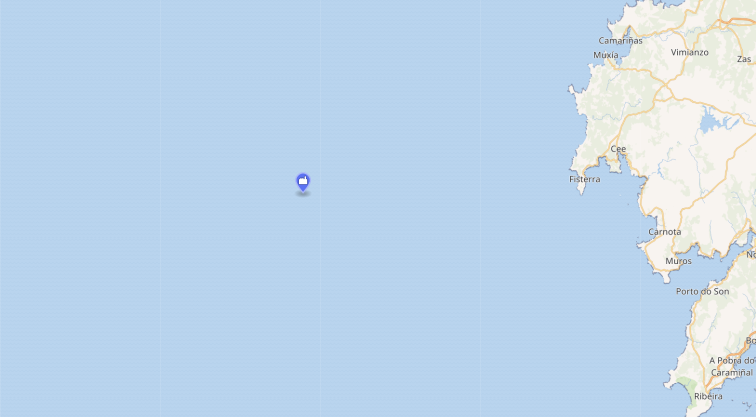
#> input picture Code/map.png, 1511 x 833 px (shown at 1/2 size)
$ python econIII_3.py
#> lines starting #> are read from the running program, lines starting #| are printed output that depends on the picture
'''=================================================================================================
Required Libraries
================================================================================================='''
import numpy as np
import matplotlib.pyplot as plt
#from staticmap import StaticMap, CircleMarker
'''=================================================================================================
Base classes
================================================================================================='''
# Prestige oil outflow happened 130 miles from the shore of Galicia, so only booms and skimmers are gonna be used
class skimmers:
    def __init__(self,vol_inflow,capacity,num):
        self.vi=vol_inflow #m^3/h
        self.cap=capacity #m^3
        self.num=num # how many we have
        self.tnum=num
        self.used=[]
    def use(self,howmany):
        if (self.num!=0):
            self.num-=howmany
    def replenish(self):
        self.num=self.tnum
        #self.used=[]

class booms:
    def __init__(self,tens_strength,length,freeboard):
        self.tenstrength=tens_strength #kg
        self.len=length #m
        self.freeboard=freeboard #cm
        self.num=np.random.randint(0,600) # how many we have
        self.radius=[]
    def use(self):
        if (self.num!=0):
            self.num-=1
'''================================================================================================
Needed Definitions
================================================================================================'''
distance_from_closest_coast=250 #kmr
tug_speed=14*0.5144 #14 kn
# Adios results
xremain=np.linspace(0, 72, num=12)
yremain=np.array([100,77,71,70,69,68,67,65,63,62,61,60])*59305/100
xdisp=np.linspace(0, 72, num=12)
ydisp=np.array([0,5.5,9.5,11,11.2,11.3,11.4,11.5,11.6,11.7,11.9,12])*59305/100
xremain3=np.linspace(0, 72, num=24)
xdisp3=np.linspace(0, 72, num=24)
yremain=np.polyval(np.polyfit(xremain,yremain,2),xremain3)
ydisp=np.polyval(np.polyfit(xdisp,ydisp,2),xdisp3)
#remaining_curve=np.polyfit(xremain3,yremain,2) #2nd degree polyonymials are chosen for the curves
#disperse_curve=np.polyfit(xdisp3,ydisp,2)

#Goal for the first 72 hours
xremain_std=np.linspace(0, 72, num=12)
yremain_std=np.array([100,70,65,63,60,59,57,56,55,54,52,50])*59305/100
#yremain_std=np.array([100,60,57,48,45,40,38,33,30,28,26,24])*59305/100
xdisp_std=np.linspace(0, 72, num=12)
ydisp_std=np.array([0,1,1.1,1.2,1.25,1.3,1.4,1.45,1.5,1.7,1.9,2])*59305/100
xremain3_std=np.linspace(0, 72, num=24)
xdisp3_std=np.linspace(0, 72, num=24)
yremain_std=np.polyval(np.polyfit(xremain_std,yremain_std,2),xremain3_std)
ydisp_std=np.polyval(np.polyfit(xdisp_std,ydisp_std,2),xdisp3_std)
#remaining_curve_std=np.polyfit(xremain_std,yremain_std,2) #2nd degree polyonymials are chosen for the curves
#disperse_curve_std=np.polyfit(xdisp_std,ydisp_std,2)

#Plotting
plt.figure()
plt.plot(xremain3,yremain,'b',label="Real")
plt.plot(xremain3_std,yremain_std,'g',label="Goal")
plt.xlabel("Time passed [h]")
plt.ylabel("Oil Volume [metric tons]")
plt.title("Remaining Oil Volume Curve")
plt.grid()
plt.legend(loc="upper right")
plt.show()
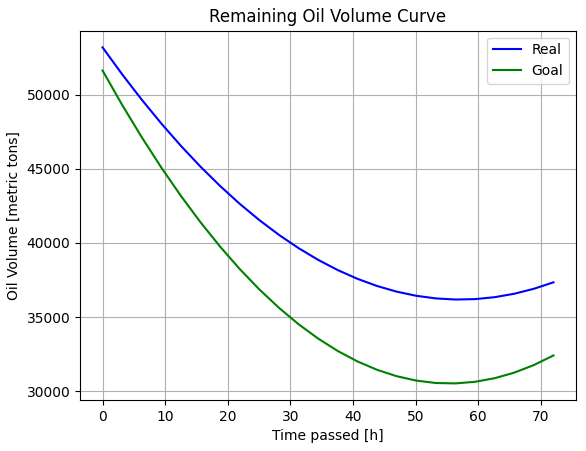
#> figure drawn by matplotlib, 1 panel; curve peaks at x = 0, y = 53196.9; curve peaks at x = 0, y = 51636.1
plt.figure()
plt.plot(xdisp3,ydisp,'b',label="Real")
plt.plot(xdisp3_std,ydisp_std,'g',label="Goal")
plt.xlabel("Time passed [h]")
plt.ylabel("Oil Volume [metric tons]")
plt.title("Dispersed Oil Volume Curve")
plt.grid()
plt.legend(loc="upper right")
plt.show()
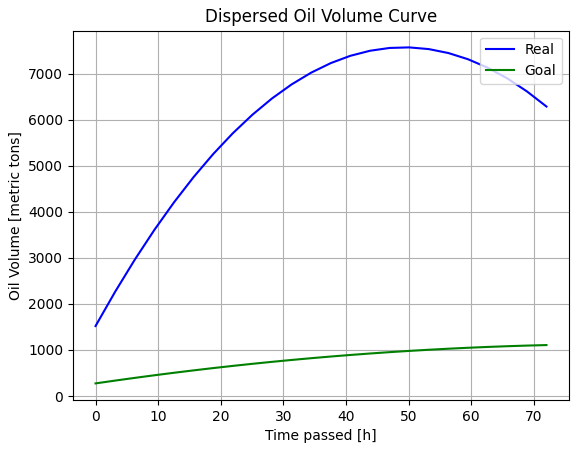
#> figure drawn by matplotlib, 1 panel; curve peaks at x = 50.09, y = 7571.8; curve peaks at x = 72, y = 1106.4
'''================================================================================================
Helper functions
================================================================================================'''
def create_individuals(howmany,fromold):
    individuals=[]
    if (not fromold):
        d=howmany
    else:
        d=howmany-len(fromold)
    for ii in range(0,d):
        skim_small=skimmers(15,100,np.random.randint(1,100)) #https://www.globalspill.com.au/product/weir-skimmer-30000-lhr-gsw30esp/
        skim_large=skimmers(30,100,np.random.randint(1,100))
        boom=booms(16329,1,25.4) #https://www.abasco.com/boomsigma.html Sigma 24
        shore_boom=booms(16329,1,35.6) # https://www.abasco.com/boomshoreline.html
        individuals.append([skim_small,skim_large,boom])
    if fromold:
        for i in fromold:
            individuals.append(i)
    return individuals

def surf_thick(m,t): # Den mporoume na ypothesoume tis A5th, A50th gia thour=0 opote t>=1
    vol=m/0.863
    thour=np.array([1,2,5,10,24,48,72]) #hours
    A05th=np.array([0.076,0.107,0.169,0.24,0.68,1.93,3.54,5.45,64.8]) #km^2
    A5th=np.array([0.36,0.496,0.784,1.11,1.72,2.43,3.54]) #km^2
    A50th=np.array([1.14,2.28,3.64,5.15,7.98,11.3,13.8])  # km^2
    thick05=np.array([7.5,5.3,3.4,2.4,0.84,0.3,0.16,0.105,0.009]) # mm
    thick5=np.array([15.8,11.5,7,5.1,3.3,2.4,1.6]) # mm
    thick50=np.array([50.1,25.1,15.7,11.1,7.2,5.1,4.1]) # mm
    vol1=5000/0.863
    vol2=10*vol1
    vol3=vol1/10
    i=0
    for k in range(len(thour)):
        if t<=thour[k] :
            break
        else:
            i+=1
            if i==len(thour):
                i-=1
    A05=A05th[i-1]+(A05th[i]-A05th[i-1])/(thour[i]-thour[i-1])*(t-thour[i-1])
    A5=A5th[i-1]+(A5th[i]-A5th[i-1])/(thour[i]-thour[i-1])*(t-thour[i-1])
    A50=A50th[i-1]+(A50th[i]-A50th[i-1])/(thour[i]-thour[i-1])*(t-thour[i-1])
    thick05=thick05[i-1]+(thick05[i]-thick05[i-1])/(thour[i]-thour[i-1])*(t-thour[i-1])
    thick5=thick5[i-1]+(thick5[i]-thick5[i-1])/(thour[i]-thour[i-1])*(t-thour[i-1])
    thick50=thick50[i-1]+(thick50[i]-thick50[i-1])/(thour[i]-thour[i-1])*(t-thour[i-1])
    if (m>=5000):
        Avol=A5+(A50-A5)/(vol2-vol1)*(vol-vol1)
        tvol=thick5+(thick50-thick5)/(vol2-vol1)*(vol-vol1)
    elif ((m<5000) and (m>500)):
        Avol=A05+(A5-A05)/(vol1-vol3)*(vol-vol3)
        tvol=thick05+(thick5-thick05)/(vol1-vol3)*(vol-vol3)
    else:
        print ("Out of bounds")
        Avol=A5+(A50-A5)/(vol2-vol1)*(vol-vol1)
        tvol=thick5+(thick50-thick5)/(vol2-vol1)*(vol-vol1)

    return Avol,tvol

def oil_rec_rate(max_rate,sl_thick):
    ratio=max_rate/20.16 #to normalize the capacity (20.16 is the maximu capacity of an experiment)
    thick=np.array([0,6,12,25,50,62.5])
    cap=np.array([0,59,87,170,272,336])*(60/1000)
    rec_eff=np.array([0,75,80,81,87,82])
    i=0
    for k in range(len(thick)):
        if sl_thick<=thick[k] :
            break
        else:
            i+=1
    capacity=cap[i-1]+(cap[i]-cap[i-1])/(thick[i]-thick[i-1])*(sl_thick-thick[i-1])
    capacity=capacity*ratio
    rec_efficiency=rec_eff[i-1]+(rec_eff[i]-rec_eff[i-1])/(thick[i]-thick[i-1])*(sl_thick-thick[i-1])
    return [capacity,rec_efficiency]

def cross_over(couples):
    # 2 Individuals from gen>1 are produced by cross over from 2 couples
    couple1=[couples[0][1],couples[1][0]]
    couple2=[couples[0][0],couples[1][1]]
    children=[]
    for couple in [couple1,couple2]:
        father=couple[0]
        mother=couple[1]
        skim_small=skimmers(15,100,int(father[0].tnum*0.8+mother[0].tnum*0.2)) #https://www.globalspill.com.au/product/weir-skimmer-30000-lhr-gsw30esp/
        skim_large=skimmers(30,100,int(father[0].tnum*0.8+mother[0].tnum*0.2))
        boom=booms(16329,1,25.4) #https://www.abasco.com/boomsigma.html Sigma 24
        children.append([skim_small,skim_large,boom])
    return children


def mutation(ind):
    # Here we change the number of the equipment by a certain probability px 0.4
    mutation_gain=1
    base_prob_min=0.1
    base_prob_max=0.8
    for item in ind:
        prob=np.random.rand()
        if (prob<base_prob_min):
            item[0].num-=mutation_gain
            item[1].num+=mutation_gain
        elif (prob>base_prob_max):
            item[0].num+=mutation_gain
            item[1].num-=mutation_gain
        else:
            pass
    return ind

def choose_for_cross(generation,fitness):
    # 2 Couples are gonna be formed in each generation
    chosen_fathers=0
    chosen_mothers=0
    gen_sorted = sorted(generation, key=lambda x: fitness)
    fitness_sorted=sorted(fitness)
    fathers=[generation[fitness.index(min(fitness))],gen_sorted[1]]
    mothers=[]
    for jj in range (0,2):
        index_s=np.random.randint(2,len(gen_sorted), size=1)
        index_s=index_s[0]
        mothers.append(gen_sorted[index_s])
    couples=[fathers,mothers]
    return couples


def compute_fitness(generation):
    # Fitness is a metric that allows us to judge the different individuals and compare their results
    fit_table=[]
    length_table=[]
    result_rems=[]
    nss=[]
    nls=[]
    for unit in generation:
        metric1,metric2,boom_length,result_rem,ns,nl=strategy(unit)
        fitness=metric1*boom_length
        fit_table.append(fitness)
        length_table.append(boom_length)
        result_rems.append(result_rem)
        nss.append(ns)
        nls.append(nl)
    rem_to_draw=result_rems[fit_table.index(min(fit_table))]
    ns=nss[fit_table.index(min(fit_table))]
    nl=nls[fit_table.index(min(fit_table))]
    return fit_table,length_table,rem_to_draw,ns,nl

def add_reuse(int_supp,row_reu,row_loa,demm,types):#genika prepei len(row_reu)==n_reu
    n_reu=len(row_reu)
    n_loa=len(row_loa)
    a=row_loa.pop()
    int_supp+=a
    if (types=='s'):
        if (sum(row_reu)<demm):
            demm-=sum(row_reu)
            if (int_supp>=demm):
                int_supp-=demm
                row_reu.insert(0,demm)
                b=row_reu.pop()
                row_loa.insert(0,b)
                demm=0

            else:
                demm-=int_supp
                row_reu.insert(0,int_supp)
                b=row_reu.pop()
                row_loa.insert(0,b)
                int_supp=0

        else:
            for k in range(len(row_reu)-1,-1,-1): #psaxnoume apo pisw pros ta mprws gia to prwto meriko athroisma pou tha vgalei
                                                      #thn demmanding posothta
                if (sum(row_reu[k:len(row_reu)])>=demm):
                    if (k==len(row_reu)-1):
                        row_reu[k]-=demm
                        row_loa.insert(0,demm)
                        break
                    elif (k<len(row_reu)-1):
                        a=demm-sum(row_reu[k+1:len(row_reu)])
                        #print(a,k)
                        row_reu[k]-=a
                        row_reu.insert(k+1,a)
                        #print(row_reu)
                        b=row_reu.pop()
                        row_loa.insert(0,b)
                        break
    else:
        if (demm>int_supp):
            row_loa.insert(0,int_supp)
            int_supp=0
        else:
            row_loa.insert(0,demm)
            int_supp-=demm
    return int_supp,row_reu,row_loa

def strategy(unit):
    '''
    -Input: unit [random distribution of equipment]
    -Output: rem_control_metric [how close we got to a specified standard for the oil remaining at sea],
            disp_control_metric [how close we got to a specified standard for the oil limitation]
    -Means: losses curve and limitation curve. This curves are going to be substracted from the remaining and disperse curves respectively
    every single hour. As a result, 2 new curves will be produced and compared with the standard remaining and the standard disperse curves.
    *rem_control_metric= mean(std_deviations between the new remaining curve and the standard one for each hour)
    *disp_control_metric= mean(std_deviations between the new disperse curve and the standard one for each hour)
    - Hypotheses: 1/linear absorption from skimmers
                  2/real equipment use rules
    '''
    skimm_s=unit[0]
    skimm_l=unit[1]
    ach_rem=[]
    time_grid=np.linspace(0,72,24)#Render grid to compute losses and limitation curves
    diff_rem=np.subtract(yremain,yremain_std)
    diff_disp=np.subtract(ydisp,ydisp_std)
    rem_req=[]
    disp_req=[]
    time_small=skimm_s.cap/skimm_s.vi # how many hours it takes
    time_large=skimm_l.cap/skimm_l.vi # how many hours it takes
    time_for_reuse=2*distance_from_closest_coast/(tug_speed*3600/1000)
    time_step=3 # the time steps we choose
    num_of_time_steps=int(np.ceil(time_for_reuse/time_step))
    t_steps_skimm_s=round(time_small/time_step) # how many time increments we are capable of using small skimmers
    t_steps_skimm_l=round(time_large/time_step)# how many time increments we are capable of using large skimmers
    row_skimm_s=np.zeros(num_of_time_steps).tolist() # number of skimmers_s that will be available for reuse
    row_reuse_s=np.zeros(t_steps_skimm_s).tolist() # number of skimmers that can still be reused
    row_skimm_l=np.zeros(num_of_time_steps).tolist() # number of skimmers_l that will be available for reuse
    row_reuse_l=np.zeros(t_steps_skimm_l).tolist() # number of skimmers that can still be reused
    for ii in range (0,len(time_grid)-1):
        if (diff_rem[ii]>=diff_rem[ii+1]):
            rem_req_ii=diff_rem[ii]
        else:
            rem_req_ii=diff_rem[ii]*0.3+diff_rem[ii+1]*0.7 # Future goal accounts more than the current one
        disp_req.append(diff_disp[ii])
        rem_req.append(rem_req_ii)
    rem_req.append(diff_rem[len(diff_rem)-1])
    supplies_s=[]
    supplies_l=[]
    # Equipment use for remaining goal
    for goal in rem_req:
        large=0
        small=0
        # oil density 0.863 metric tons/m^3 70% of the needs will be covered by large skimmers and 30% by small ones
        # No consideration for capacity!!!!! Must be fixed
        remain_small=0
        remain_large=0
        num_large=np.ceil(0.7*goal/(skimm_l.vi*0.863*3))
        num_small=np.ceil(0.3*goal/(skimm_s.vi*0.863*3))
        if (num_large>skimm_l.num):
            remain_large=(num_large-skimm_l.num)*skimm_l.vi*0.863*3
            num_large=skimm_l.num
        #skimm_l.use(num_large)
        if (num_small>skimm_s.num):
            remain_small=(num_small-skimm_s.num)*skimm_s.vi*0.863*3
            num_small=skimm_s.num
        #skimm_s.use(num_small)
        large=num_large # first estimation of tottal number o skimm_l
        small=num_small # first estimation of tottal number o skimm_s
        if (skimm_l.num==0): # trying to cover the skimm_s demand by skimm_l supply
            pass
        else:
            if (remain_small<=skimm_l.vi*0.863*3*skimm_l.num):
                num_large=np.ceil(remain_small/(skimm_l.vi*0.863*3))
                #skimm_l.use(num_large)
                large+=num_large
            else:
                large+=skimm_l.num # the tottal number of skimm_l being used in this time step
                #skimm_l.use(skimm_l.num)
        if (skimm_s.num==0): # trying to cover the skimm_l demand by skimm_s supply
            pass
        else:
            if (remain_large<=skimm_s.vi*0.863*3*skimm_s.num):
                num_small=np.ceil(remain_large/(skimm_s.vi*0.863*3))
                #skimm_s.use(num_small)
                small+=num_small
            else:
                small+=skimm_s.num # the tottal number of skimm_s being used in this time step
                #skimm_s.use(skimm_s.num)
        [num_small_rem,row_reuse_s,row_skimm_s]=add_reuse(skimm_s.num,row_reuse_s,row_skimm_s,small,'s')
        [num_large_rem,row_reuse_l,row_skimm_l]=add_reuse(skimm_l.num,row_reuse_l,row_skimm_l,large,'l')
        supplies_s.append(num_small_rem)
        supplies_l.append(num_large_rem)
        skimm_s.num=num_small_rem
        skimm_l.num=num_large_rem
        ach_rem.append((skimm_s.tnum-skimm_s.num)*skimm_s.vi*0.863*3+ (skimm_l.tnum-skimm_l.num)*skimm_l.vi*0.863*3)
        skimm_s.used.append(small)
        skimm_l.used.append(large)
    needed_small=skimm_s.tnum-min(supplies_s)
    needed_large=skimm_l.tnum-min(supplies_l)
    ach_rem=np.array(ach_rem)
    result_rem=np.subtract(yremain,ach_rem)
    diff_rem_from_std=np.abs(np.subtract(result_rem,yremain_std))
    rem_control_metric=np.mean(diff_rem_from_std)
    for jj in range (0,len(time_grid)):
        t=time_grid[jj]
        indexes=[x for x in range (0,jj)]
        sum_ach=ach_rem[indexes].sum()
        surface,thickness=surf_thick(59305-sum_ach,t)
        radius=np.sqrt(surface/np.pi)
        unit[2].radius.append(radius)
        perimeter=2*np.pi*radius
        total_distance_for_tug=distance_from_closest_coast+perimeter/2
        time_to_cover=(total_distance_for_tug*1000/tug_speed)/3600
        if (time_to_cover<=t):
            break
    disp_control_metric=time_to_cover
    return rem_control_metric, disp_control_metric,perimeter,result_rem,needed_small,needed_large

def render_map(ind,blength):
    wreck=[160.2/4,169/4]
    storage=[308/4,171.4/4]
    scale=np.sqrt((storage[1]**2-wreck[1]**2)+(storage[0]**2-wreck[0]**2))/distance_from_closest_coast
    img = plt.imread("map.png")
    fig, ax = plt.subplots()
    ax.imshow(img, extent=[0, 100, 0, 75])
    w,=ax.plot(wreck[0],wreck[1],'rx')
    st,=ax.plot(storage[0],storage[1],'rx')
    ax.plot([wreck[0],storage[0]],([wreck[1],storage[1]]),'b--')
    skimm_s=ind[0]
    skimm_l=ind[1]
    booms=ind[2]
    theta = np.linspace(0, 2*np.pi, 100).tolist()
    radius=[]
    for time in xremain3[0:len(xremain3):4]:
        A,_=surf_thick(yremain[xremain3.tolist().index(time)],time)
        r=np.sqrt(A/np.pi)
        radius.append(r)
    arc_length=30*np.pi/180
    arc_spoint=15*np.pi/180
    spoints=[]
    fpoints=[]
    for R in radius:
        xc=[wreck[0]+R*scale*np.cos(th) for th in theta]
        yc=[wreck[1]+R*scale*np.sin(th) for th in theta]
        ax.plot(xc,yc)
        index=radius.index(R)
        s=skimm_s.used[4*index]+skimm_s.used[4*index+1]+skimm_s.used[4*index+2]+skimm_s.used[4*index+3]
        l=skimm_l.used[4*index]+skimm_l.used[4*index+1]+skimm_l.used[4*index+2]+skimm_l.used[4*index+3]
        fi_s=np.linspace(0,2*np.pi,s,endpoint=False).tolist()
        fi_l=np.linspace(0,2*np.pi,l,endpoint=False).tolist()
        if index==0:
            r=R/2
        else:
            r=(radius[index]+radius[index-1])/2
        xps=[wreck[0]+3*r*scale/4*np.cos(fi) for fi in fi_s]
        yps=[wreck[1]+3*r*scale/4*np.sin(fi) for fi in fi_s]

        xpl=[wreck[0]+r*scale/4*np.cos(fi) for fi in fi_l]
        ypl=[wreck[1]+r*scale/4*np.sin(fi) for fi in fi_l]
        small_plot,=ax.plot(xps,yps,'g^')
        large_plot,=ax.plot(xpl,ypl,'rs')
        #Boom placement
        arc_thetas=[]
        if (index==0):
            spoints.append(arc_spoint)
            fpoints.append(arc_spoint+arc_length)
            arc_thetas=[np.linspace(spoints[0],fpoints[0],100)]
        else:
            for s in spoints:
                arc_theta=np.linspace(s-arc_length,s,100)
                arc_thetas.append(arc_theta)
            for f in fpoints:
                arc_theta=np.linspace(f,f+arc_length,100)
                arc_thetas.append(arc_theta)
            spoints=[arc_thetas[i][0] for i in range(0,len(arc_thetas))]
            fpoints=[arc_thetas[i][-1] for i in range(0,len(arc_thetas))]
        for i in range (0,len(arc_thetas)):
            arc_x=[wreck[0]+R*scale*np.cos(th) for th in arc_thetas[i]]
            arc_y=[wreck[1]+R*scale*np.sin(th) for th in arc_thetas[i]]
            booms,=ax.plot(arc_x,arc_y,'k',linewidth=2)
    ax.legend((w,st,small_plot,large_plot,booms),('Wreck','Storage','Small skimmers','Large skimmers','Boom'))
    plt.show()
'''================================================================================================
Main function
================================================================================================'''
def main():
    # Genetic Algorithm
    n=20 # We are gonna have 9 individuals in each gen
    maxgens=200
    bestfitness_old=0
    old=[]
    plt.ion()
    for gen in range(0,maxgens):
        ind=create_individuals(n,old)
        fitness,boom_length,rem,ns,nl=compute_fitness(ind)
        min_fit=min(fitness)
        #print(fitness)
        print("Generation "+str(gen+1)+"/"+ str(maxgens)+" Fitness: " +str(round(min_fit,4)))
        plt.clf()
        plt.plot(xremain3,rem,'r',label="Achieved")
        plt.plot(xremain3,yremain,'b',label="No intervention")
        plt.plot(xremain3,yremain_std,'g',label="Goal")
        plt.legend()
        plt.grid()
        plt.xlabel("Time")
        plt.ylabel("W [tons]")
        plt.title("Achieved results for gen "+str(gen+1))
        plt.show()
        plt.pause(0.0001)
        if (np.abs(min_fit-bestfitness_old)<=10**(-6)):
            break
        else:
            bestfitness_old=min_fit
        for ii in range (0,len(ind)):
            for jj in range (0,2):
                ind[ii][jj].replenish()
        couples=choose_for_cross(ind,fitness)
        new_ind=cross_over(couples)
        new_ind=mutation(new_ind)
        new_ind=[]
        ind[fitness.index(min(fitness))][0].replenish()
        ind[fitness.index(min(fitness))][1].replenish()
        old=new_ind.append(ind[fitness.index(min(fitness))]) #The best individual from the previous gen remains
    plt.ioff()
    print ("Results")
    print("========")
    fittest_ind=ind[fitness.index(min(fitness))]
    #no_shore_booms=fittest_ind[3].num
    boom_l=boom_length[fitness.index(min(fitness))]
    print(fittest_ind[1].used)
    no_large_skimmers=fittest_ind[1].tnum
    no_small_skimmers=fittest_ind[0].tnum
    print ("Maximum fitness achieved: "+ str(round(min(fitness),4)))
    print ("Number of small skimmers needed: "+ str(ns))
    print ("Number of large skimmers needed: "+ str(nl))
    print ("Length of booms needed: "+ str(round(boom_l,2))+" km")
    #print ("Number of shore booms needed: "+ str(no_shore_booms))
    #plt.figure() #Figure showing our actions for the 3 first days
    render_map(fittest_ind,boom_l) # Rendering of equipment placing on a real map


# Keeping things organised
if __name__=='__main__':
    main()
#> the loop in main, `for gen in range(0,maxgens):` made 19 passes
#> pass 1, in main, `plt.show()`:
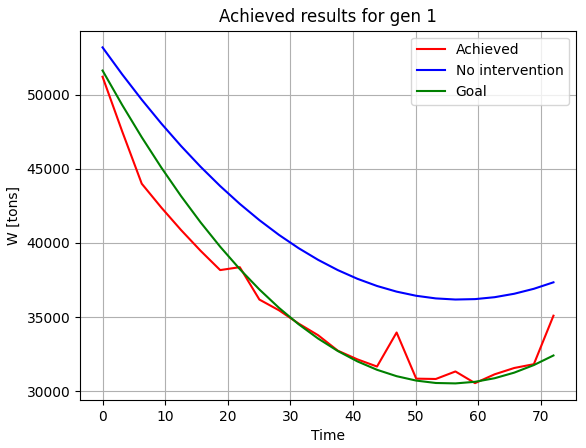
#> figure drawn by matplotlib, 1 panel; curve peaks at x = 0, y = 51216.3; curve peaks at x = 0, y = 53196.9; curve peaks at x = 0, y = 51636.1
#> in render_map, img is the input picture: shape (833, 1511, 3) float32; mean R, G, B 0.752, 0.834, 0.921
#> in render_map, `plt.show()`:
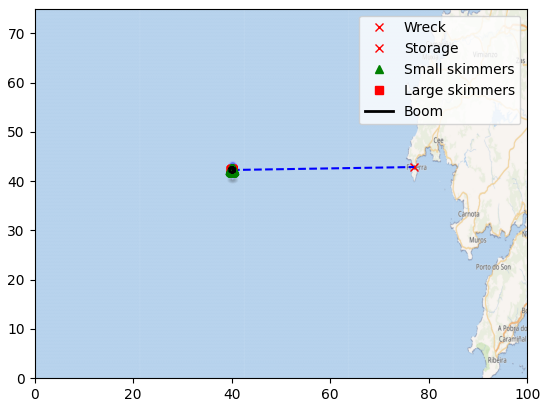
#> figure drawn by matplotlib, 1 panel
